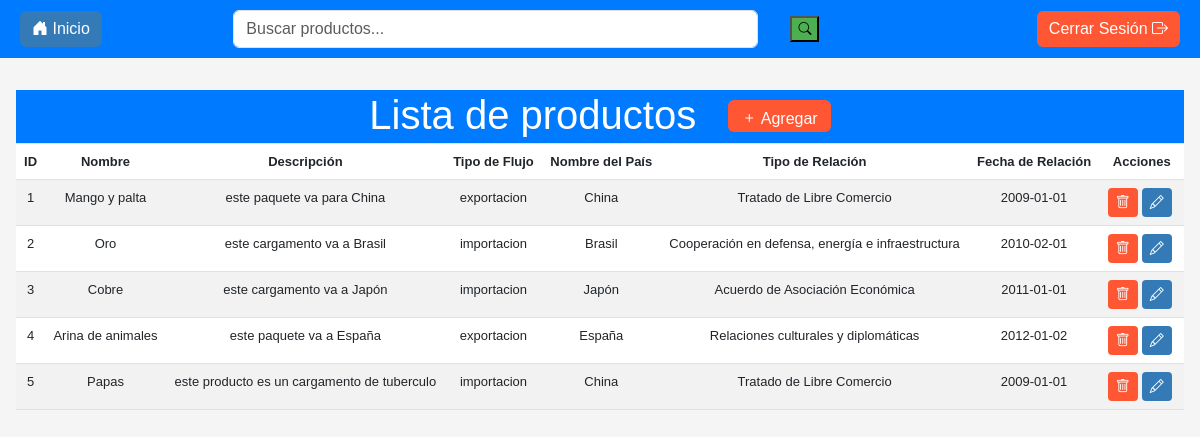
/index.php (signed in), run on the app's committed database.
### tables this page shows
CREATE TABLE `productos` (
  `id` int(11) NOT NULL,
  `nombre` varchar(255) NOT NULL,
  `descripcion` text DEFAULT NULL,
  `flujo_id` int(11) DEFAULT NULL,
  `pais_id` int(11) DEFAULT NULL
);

CREATE TABLE `flujo` (
  `id` int(11) NOT NULL,
  `tipo` enum('importacion','exportacion') DEFAULT NULL
);

CREATE TABLE `paises` (
  `id` int(11) NOT NULL,
  `nombre_pais` varchar(50) NOT NULL,
  `tipo_relacion` varchar(250) DEFAULT NULL,
  `fecha_relacion` date DEFAULT NULL
);

### index.php (the view, shortened to what this page needs)
<?php
include "conexion.php";
$sql = "SELECT productos.id, productos.nombre, productos.descripcion, flujo.tipo AS flujo_tipo, paises.nombre_pais, paises.tipo_relacion, paises.fecha_relacion
        FROM productos
        INNER JOIN flujo ON productos.flujo_id = flujo.id
        INNER JOIN paises ON productos.pais_id = paises.id
        ORDER BY productos.id ASC";
$resultado = mysqli_query($conn, $sql);
?>
<!DOCTYPE html>
<html lang="en">
<head>
    <link rel="stylesheet" href="https://cdn.jsdelivr.net/npm/bootstrap@5.3.0-alpha3/dist/css/bootstrap.min.css">
    <link rel="stylesheet" href="https://cdn.jsdelivr.net/npm/bootstrap-icons@1.11.1/font/bootstrap-icons.css">
</head>
<body>
<nav class="header">
    <a href="index.php" class="btn btn-primary"><i class="bi bi-house-door-fill"></i> Inicio</a>
    <div class="search-container">
        <input type="text" id="search-input" class="form-control search-input" placeholder="Buscar productos..." aria-label="Search">
        <button class="search-button" id="search-button"><i class="bi bi-search"></i></button>
    </div>
    <a href="login.php" class="btn btn-danger">Cerrar Sesión <i class="bi bi-box-arrow-right"></i></a>
</nav>
<div class="container" style="max-width: fit-content;" class="resposive">
    <div class="product-section">
        <h1>Lista de productos</h1>
        <?php
        if ($_SESSION['nivel'] === 'superadmin') {
            echo '<a href="agregar_producto.php" class="btn btn-add"><i class="bi bi-plus"></i> Agregar</a>';
        }
        ?>
    </div>
    <table class="table table-striped table-hover table-bordered table-outer-borders">
        <thead>
            <tr>
                <th>ID</th>
                <th>Nombre</th>
                <th>Descripción</th>
                <th>Tipo de Flujo</th>
                <th>Nombre del País</th>
                <th>Tipo de Relación</th>
                <th>Fecha de Relación</th>
                <th>Acciones</th>
            </tr>
        </thead>
        <tbody>
            <?php
            while ($fila = mysqli_fetch_assoc($resultado)) {
                echo '<tr class="table-row">';
                echo '<td>' . $fila['id'] . '</td>';
                echo '<td>' . $fila['nombre'] . '</td>';
                echo '<td>' . $fila['descripcion'] . '</td>';
                echo '<td>' . $fila['flujo_tipo'] . '</td>';
                echo '<td>' . $fila['nombre_pais'] . '</td>';
                echo '<td>' . $fila['tipo_relacion'] . '</td>';
                echo '<td>' . $fila['fecha_relacion'] . '</td>';
                echo '<td>';
                echo '<form method="POST" style="display: inline;">';
                if ($_SESSION['nivel'] === 'superadmin') {
                    echo '<button type="submit" name="eliminar" value="' . $fila['id'] . '" class="btn btn-danger btn-sm"><i class="bi bi-trash"></i></button>';
                }
                echo '</form>';
                if ($_SESSION['nivel'] === 'superadmin' || $_SESSION['nivel'] === 'usuario_general') {
                    echo '<a href="editar.php?id=' . $fila['id'] . '" class="btn btn-primary btn-sm mx-1"><i class="bi bi-pencil"></i></a>';
                }
                echo '</td>';
                echo '</tr>';
            }
            ?>
        </tbody>
    </table>
</div>
</body>
</html>

### index.php (style rules this page uses)
body { background-color: #f5f5f5; font-family: Arial, sans-serif; font-size: small; }
.header { background-color: #007bff; color: white; display: flex; justify-content: space-between; align-items: center; padding: 10px 20px; }
table { width: 100%; }
table thead { background-color: #343A40; color: white; }
table th, table td { padding: 10px; text-align: center; border: none; }
.btn-success, .btn-primary, .btn-danger { color: white; border: none; }
.btn-danger { background-color: #FF5733; }
.btn-primary { background-color: #337AB7; }
.product-section { display: flex; background-color: #007bff; color: white; justify-content: center; height: 3.3rem; text-align: center; padding: 0.5px 0; margin-top: 2rem; width: 73rem; }
.search-input { flex: 0.7; }
.search-container { display: flex; align-items: center; width: 50rem; margin-left: 8rem; }
.search-button { background: #4CAF50; cursor: pointer; margin-left: 2rem; }
.btn-add { background-color: #FF5733; color: white; margin-left: 2rem; height: 2rem; margin-top: 0.6rem; }

### data on the page
productos: id "1", nombre "Mango y palta", descripcion "este paquete va para China", flujo.tipo "exportacion", pais.nombre_pais "China", pais.tipo_relacion "Tratado de Libre Comercio", pais.fecha_relacion "2009-01-01"
productos: id "2", nombre "Oro", descripcion "este cargamento va a Brasil", flujo.tipo "importacion", pais.nombre_pais "Brasil", pais.tipo_relacion "Cooperación en defensa, energía e infraestructura", pais.fecha_relacion "2010-02-01"
productos: id "3", nombre "Cobre", descripcion "este cargamento va a Japón", flujo.tipo "importacion", pais.nombre_pais "Japón", pais.tipo_relacion "Acuerdo de Asociación Económica", pais.fecha_relacion "2011-01-01"
productos: id "4", nombre "Arina de animales", descripcion "este paquete va a España", flujo.tipo "exportacion", pais.nombre_pais "España", pais.tipo_relacion "Relaciones culturales y diplomáticas", pais.fecha_relacion "2012-01-02"
productos: id "5", nombre "Papas", descripcion "este producto es un cargamento de tuberculo", flujo.tipo "importacion", pais.nombre_pais "China", pais.tipo_relacion "Tratado de Libre Comercio", pais.fecha_relacion "2009-01-01"
